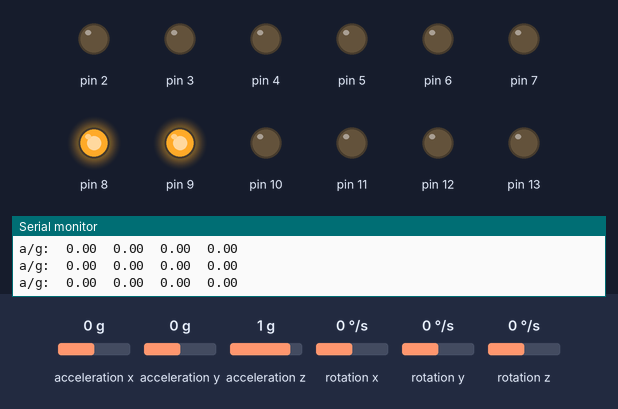
This sketch was run on a simulated Arduino Uno, built with avr-gcc and run on an emulated ATmega328P. Parts: output pins drawn as LEDs (lit = HIGH), the last lines printed to the serial monitor. The test bench sets the inputs (shaded band); at power-on: acceleration x 0 g, rotation x 0 °/s, acceleration z 1 g, acceleration y 0 g, rotation y 0 °/s, rotation z 0 °/s.

Above: at 1.2 s.
1.3 s: acceleration x set to -0.8 g
At 2.0 s:
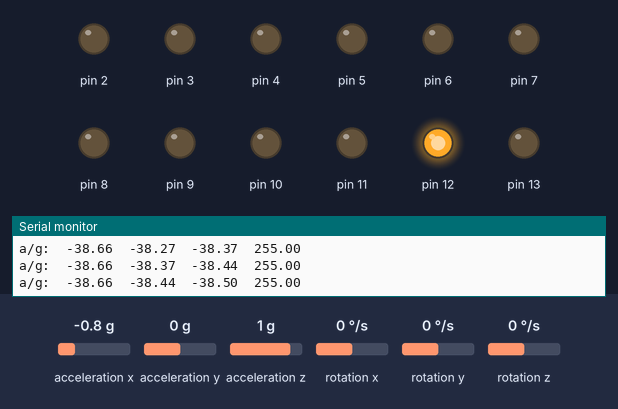
2.9 s: acceleration x set to -0.7 g
4.4 s: acceleration x set to -0.4 g
At 4.9 s:
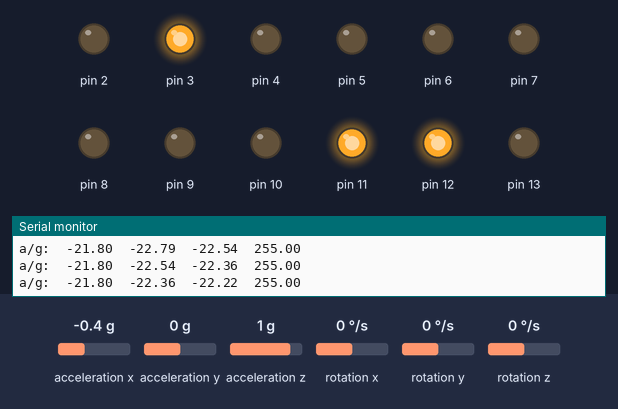
7.4 s: rotation x set to 192 °/s
At 8.8 s:
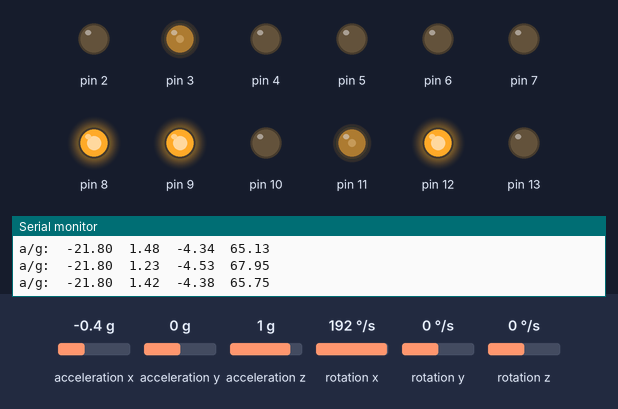
9.1 s: acceleration z set to 0.8 g
At 9.39 s:
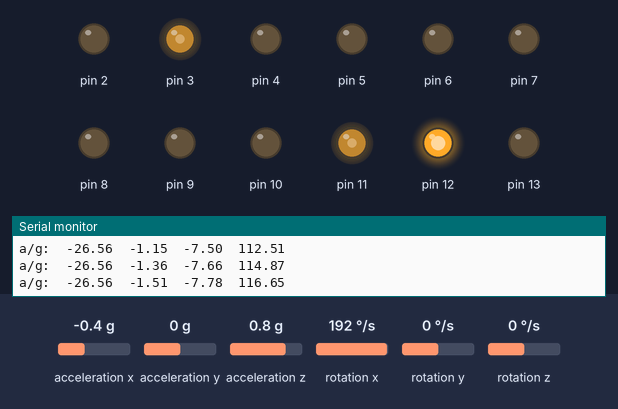
12.1 s: acceleration x set to 0 g
At 14.06 s:
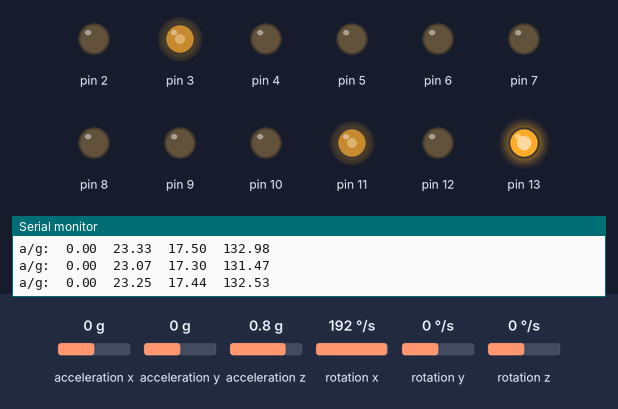
Timing chart, 0 to 16.1 s (numbered marks = the images above; inputs shaded):
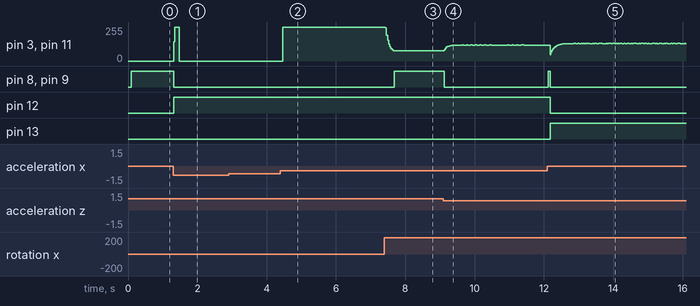

The sketch:

mpu6050axisReader.ino
```cpp
#include <I2Cdev.h>

#include <MPU6050.h>

#include "math.h"

#include "Wire.h"


#define OUTPUT_READABLE_ACCELGYRO
#define KILLZONE 30
#define DEADZONE 5
/*-------------------------------------------------Variabili--------------------------*/
    MPU6050 accelgyro;
    int16_t ax, ay, az;
    int16_t gx, gy, gz;
    int i=0;
    double angoloGx=0;
    double angoloAx=0;
    double angoloFx=0;
    double kP=8, kI=0, kD=0, P, I, D, T_PID;
    double setPoint, error, prevError;
    double sampleTime;
    unsigned long time, prevTime;
/*------------------------------------------------------------------------------------*/

void setup() {
    // join I2C bus (I2Cdev library doesn't do this automatically)
    #if I2CDEV_IMPLEMENTATION == I2CDEV_ARDUINO_WIRE
        Wire.begin();
    #elif I2CDEV_IMPLEMENTATION == I2CDEV_BUILTIN_FASTWIRE
        Fastwire::setup(400, true);
    #endif

    // initialize serial communication
    // (38400 chosen because it works as well at 8MHz as it does at 16MHz, but
    // it's really up to you depending on your project)
    Serial.begin(9600);

    // initialize device
    Serial.println("Initializing I2C devices...");
    accelgyro.initialize();

    // verify connection
    Serial.println("Testing device connections...");
    Serial.println(accelgyro.testConnection() ? "MPU6050 connection successful" : "MPU6050 connection failed");
    for(i=0;i<14;i++)
    {
      pinMode(i,OUTPUT);
    }
    i=0;

    // configure Arduino LED for
    Serial.print("       ax     |gx     |sec    |Filtered angle  |\n");
/*------------------------------------------------------------------------- imposto l'angolo inziale per il giroscopio -------------------*/
    accelgyro.getMotion6(&ax, &ay, &az, &gx, &gy, &gz);

    angoloAx=atan((ax)/(sqrt(pow(ay,2)+pow(az,2))));

    angoloAx=angoloAx*(180/M_PI);

    angoloGx = angoloAx;

    angoloFx = angoloAx;

    setPoint = 0;

    Serial.print(angoloAx); Serial.print("\t");

    Serial.print(angoloGx); Serial.print("\t");

}

/*------------------------------------------------------------------------- funzione che elabora la tensione e restituisce gli angoli ----*/
void GetTilt()
{
    accelgyro.getMotion6(&ax, &ay, &az, &gx, &gy, &gz);

    angoloAx = atan((ax)/(sqrt(pow(ay,2)+pow(az,2))));

    angoloAx = angoloAx*(180/M_PI);

    angoloGx = angoloFx + ((gx/131) * (sampleTime/1000));

}
/*------------------------------------------------------------------------- elabora l'errore applicando il controllo PID -----------------*/
void ComputePID()
{
    error = angoloFx - setPoint;

    if(error > 0)
    {
      kP = 7.6;
    }
    else
    {
      kP = 15;
    }

    P = error * kP;

    I = I + (error * sampleTime);
    I = I * kI;

    D = (error - prevError) * kD;

    prevError = error;

    T_PID = abs(P + I + D);

    if(T_PID > 255)
    {
        T_PID = 255;
    }

}
/*------------------------------------------------------------------------- aplica il filtro complementare sull'angolo misuarto ----------*/
void ComplementaryFilter()
{
    angoloFx = (0.75)*(angoloGx)+(0.25)*(angoloAx);
}
/*------------------------------------------------------------------------- ottiene il tempo di campionamento ----------------------------*/
void GetSampleTime()
{
  time = millis();

  sampleTime = time - prevTime;

  prevTime = time;
}
/*------------------------------------------------------------------------- funzione per il muovimento dei motori ------------------------*/
void DriveMotor()
{
    if((angoloFx < setPoint + DEADZONE) && (angoloFx > setPoint - DEADZONE))
    {
        digitalWrite(9, HIGH);
        digitalWrite(8, HIGH);
    }
    else
    {
        digitalWrite(9, LOW);
        digitalWrite(8, LOW);

        if(angoloFx > 0)
        {
           digitalWrite(13, HIGH);
           digitalWrite(12, LOW);
        }
        else
        {
           digitalWrite(13, LOW);
           digitalWrite(12, HIGH);
        }

        if(abs(angoloFx) <= KILLZONE)
        {
            analogWrite(11, T_PID);
            analogWrite(3, T_PID);
        }
        else
        {
            analogWrite(11, 0);
            analogWrite(3, 0);
        }
    }
}

void loop() {
        GetSampleTime();
        GetTilt();
        ComplementaryFilter();
        ComputePID();
        DriveMotor();


        /*------------------------------------------------------------------- print dei risultati ------------------------------------------*/
        Serial.print("a/g:\t");

        Serial.print(angoloAx); Serial.print("\t");

        Serial.print(angoloGx); Serial.print("\t");

        Serial.print(angoloFx); Serial.print("\t");

        Serial.print(T_PID); Serial.print("\n");

}
```

Measured:
- the behaviour switches between -0.6 and -0.5 g on acceleration x (found by bisection; images 1 and 2)
- the behaviour switches between 1 and 0.9 g on acceleration z (found by bisection; images 3 and 4)
- after the input at 1.3 s, pin 3, pin 11: 0/255 → 255/255 at once, → 0/255 0.17 s later; pin 8, pin 9: HIGH → LOW at once; pin 12: LOW → HIGH at once
- after the input at 4.4 s, pin 3, pin 11: 0/255 → 255/255 after 0.07 s
- after the input at 7.4 s, pin 3, pin 11: 255/255 → 77/255 at once; pin 8, pin 9: LOW → HIGH after 0.28 s
- after the input at 9.1 s, pin 8, pin 9: HIGH → LOW at once
- after the input at 12.1 s, pin 8, pin 9: LOW → HIGH at once, → LOW 0.06 s later; pin 12: HIGH → LOW after 0.08 s; pin 13: LOW → HIGH after 0.08 s
